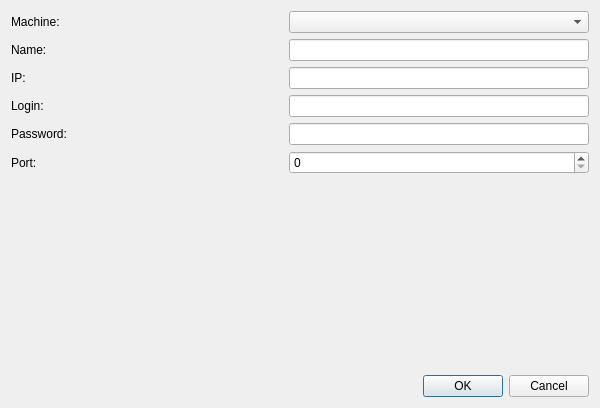
<?xml version="1.0" encoding="UTF-8"?>
<ui version="4.0">
 <class>CameraForm</class>
 <widget class="QDialog" name="CameraForm">
  <property name="geometry">
   <rect>
    <x>0</x>
    <y>0</y>
    <width>600</width>
    <height>408</height>
   </rect>
  </property>
  <property name="windowTitle">
   <string>Dialog</string>
  </property>
  <layout class="QVBoxLayout" name="verticalLayout">
   <item>
    <layout class="QVBoxLayout" name="verticalLayout_2">
     <item>
      <layout class="QHBoxLayout" name="horizontalLayout_6">
       <item>
        <widget class="QLabel" name="label">
         <property name="text">
          <string>Machine: </string>
         </property>
        </widget>
       </item>
       <item>
        <spacer name="horizontalSpacer">
         <property name="orientation">
          <enum>Qt::Horizontal</enum>
         </property>
         <property name="sizeHint" stdset="0">
          <size>
           <width>40</width>
           <height>20</height>
          </size>
         </property>
        </spacer>
       </item>
       <item>
        <widget class="QComboBox" name="cbMachine">
         <property name="minimumSize">
          <size>
           <width>300</width>
           <height>0</height>
          </size>
         </property>
        </widget>
       </item>
      </layout>
     </item>
     <item>
      <layout class="QHBoxLayout" name="horizontalLayout_5">
       <item>
        <widget class="QLabel" name="label_2">
         <property name="text">
          <string>Name: </string>
         </property>
        </widget>
       </item>
       <item>
        <spacer name="horizontalSpacer_2">
         <property name="orientation">
          <enum>Qt::Horizontal</enum>
         </property>
         <property name="sizeHint" stdset="0">
          <size>
           <width>40</width>
           <height>20</height>
          </size>
         </property>
        </spacer>
       </item>
       <item>
        <widget class="QLineEdit" name="editName">
         <property name="minimumSize">
          <size>
           <width>300</width>
           <height>0</height>
          </size>
         </property>
        </widget>
       </item>
      </layout>
     </item>
     <item>
      <layout class="QHBoxLayout" name="horizontalLayout_4">
       <item>
        <widget class="QLabel" name="label_3">
         <property name="text">
          <string>IP:</string>
         </property>
        </widget>
       </item>
       <item>
        <spacer name="horizontalSpacer_3">
         <property name="orientation">
          <enum>Qt::Horizontal</enum>
         </property>
         <property name="sizeHint" stdset="0">
          <size>
           <width>40</width>
           <height>20</height>
          </size>
         </property>
        </spacer>
       </item>
       <item>
        <widget class="QLineEdit" name="editIp">
         <property name="minimumSize">
          <size>
           <width>300</width>
           <height>0</height>
          </size>
         </property>
        </widget>
       </item>
      </layout>
     </item>
     <item>
      <layout class="QHBoxLayout" name="horizontalLayout_3">
       <item>
        <widget class="QLabel" name="label_4">
         <property name="text">
          <string>Login:</string>
         </property>
        </widget>
       </item>
       <item>
        <spacer name="horizontalSpacer_4">
         <property name="orientation">
          <enum>Qt::Horizontal</enum>
         </property>
         <property name="sizeHint" stdset="0">
          <size>
           <width>40</width>
           <height>20</height>
          </size>
         </property>
        </spacer>
       </item>
       <item>
        <widget class="QLineEdit" name="editLogin">
         <property name="minimumSize">
          <size>
           <width>300</width>
           <height>0</height>
          </size>
         </property>
        </widget>
       </item>
      </layout>
     </item>
     <item>
      <layout class="QHBoxLayout" name="horizontalLayout_2">
       <item>
        <widget class="QLabel" name="lblPassword">
         <property name="text">
          <string>Password:</string>
         </property>
        </widget>
       </item>
       <item>
        <spacer name="horizontalSpacer_5">
         <property name="orientation">
          <enum>Qt::Horizontal</enum>
         </property>
         <property name="sizeHint" stdset="0">
          <size>
           <width>40</width>
           <height>20</height>
          </size>
         </property>
        </spacer>
       </item>
       <item>
        <widget class="QLineEdit" name="editPassword">
         <property name="minimumSize">
          <size>
           <width>300</width>
           <height>0</height>
          </size>
         </property>
        </widget>
       </item>
      </layout>
     </item>
     <item>
      <layout class="QHBoxLayout" name="horizontalLayout">
       <item>
        <widget class="QLabel" name="label_5">
         <property name="text">
          <string>Port:</string>
         </property>
        </widget>
       </item>
       <item>
        <spacer name="horizontalSpacer_6">
         <property name="orientation">
          <enum>Qt::Horizontal</enum>
         </property>
         <property name="sizeHint" stdset="0">
          <size>
           <width>40</width>
           <height>20</height>
          </size>
         </property>
        </spacer>
       </item>
       <item>
        <widget class="QSpinBox" name="editPort">
         <property name="minimumSize">
          <size>
           <width>300</width>
           <height>0</height>
          </size>
         </property>
        </widget>
       </item>
      </layout>
     </item>
    </layout>
   </item>
   <item>
    <spacer name="verticalSpacer">
     <property name="orientation">
      <enum>Qt::Vertical</enum>
     </property>
     <property name="sizeHint" stdset="0">
      <size>
       <width>20</width>
       <height>40</height>
      </size>
     </property>
    </spacer>
   </item>
   <item>
    <widget class="QDialogButtonBox" name="buttonBox">
     <property name="orientation">
      <enum>Qt::Horizontal</enum>
     </property>
     <property name="standardButtons">
      <set>QDialogButtonBox::Cancel|QDialogButtonBox::Ok</set>
     </property>
    </widget>
   </item>
  </layout>
 </widget>
 <resources/>
 <connections>
  <connection>
   <sender>buttonBox</sender>
   <signal>accepted()</signal>
   <receiver>CameraForm</receiver>
   <slot>accept()</slot>
   <hints>
    <hint type="sourcelabel">
     <x>248</x>
     <y>254</y>
    </hint>
    <hint type="destinationlabel">
     <x>157</x>
     <y>274</y>
    </hint>
   </hints>
  </connection>
  <connection>
   <sender>buttonBox</sender>
   <signal>rejected()</signal>
   <receiver>CameraForm</receiver>
   <slot>reject()</slot>
   <hints>
    <hint type="sourcelabel">
     <x>316</x>
     <y>260</y>
    </hint>
    <hint type="destinationlabel">
     <x>286</x>
     <y>274</y>
    </hint>
   </hints>
  </connection>
 </connections>
</ui>
